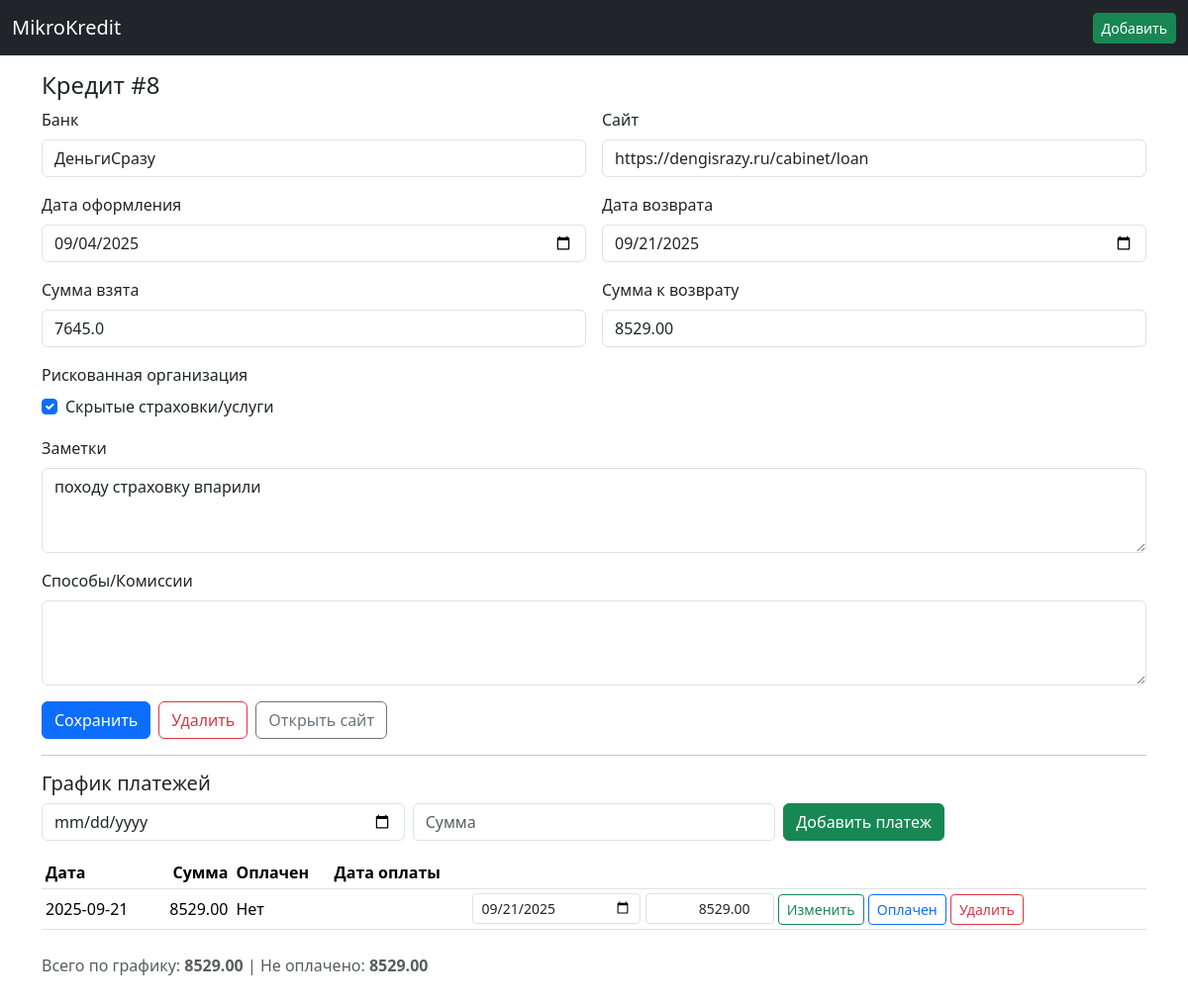
The page /loan/8 on the database its author committed.
### app/models_sa.py (models this page shows)
class Base(DeclarativeBase):
    pass

class LoanORM(Base):
    __tablename__ = "loans"
    id: Mapped[int] = mapped_column(Integer, primary_key=True, autoincrement=True)
    website: Mapped[str] = mapped_column(String, nullable=False)
    loan_date: Mapped[str] = mapped_column(String, nullable=False)  # YYYY-MM-DD
    amount_borrowed: Mapped[float] = mapped_column(Float, nullable=False)
    amount_due: Mapped[float] = mapped_column(Float, nullable=False)
    due_date: Mapped[str] = mapped_column(String, nullable=False)
    risky_org: Mapped[bool] = mapped_column(Integer, default=0, nullable=False)
    notes: Mapped[Optional[str]] = mapped_column(Text, nullable=True)
    payment_methods: Mapped[Optional[str]] = mapped_column(Text, nullable=True)
    reminded_pre_due: Mapped[bool] = mapped_column(Integer, default=0, nullable=False)
    created_at: Mapped[str] = mapped_column(String, nullable=False)
    is_paid: Mapped[bool] = mapped_column(Integer, default=0, nullable=False)
    org_name: Mapped[Optional[str]] = mapped_column(Text, nullable=True)
    installments: Mapped[List["InstallmentORM"]] = relationship(
        back_populates="loan", cascade="all, delete-orphan"
    )

class InstallmentORM(Base):
    __tablename__ = "installments"
    id: Mapped[int] = mapped_column(Integer, primary_key=True, autoincrement=True)
    loan_id: Mapped[int] = mapped_column(ForeignKey("loans.id", ondelete="CASCADE"), nullable=False)
    due_date: Mapped[str] = mapped_column(String, nullable=False)
    amount: Mapped[float] = mapped_column(Float, nullable=False)
    paid: Mapped[bool] = mapped_column(Integer, default=0, nullable=False)
    paid_date: Mapped[Optional[str]] = mapped_column(String, nullable=True)
    created_at: Mapped[str] = mapped_column(String, nullable=False)
    loan: Mapped[LoanORM] = relationship(back_populates="installments")

### web/views.py (the view, shortened to what this page needs)
@bp.route("/loan/new", methods=["GET", "POST"])
@bp.route("/loan/<int:loan_id>", methods=["GET", "POST"])
def loan_edit(loan_id: int | None = None):
    with get_session() as session:
        loan = session.get(LoanORM, loan_id) if loan_id is not None else None
        insts = []
        remaining = 0.0
        total_due = 0.0
        last_date = None
        if loan is not None:
            insts = session.execute(
                select(InstallmentORM).where(InstallmentORM.loan_id == loan.id).order_by(
                    InstallmentORM.due_date.asc(), InstallmentORM.id.asc()
                )
            ).scalars().all()
            remaining = session.execute(
                select(func.coalesce(func.sum(InstallmentORM.amount), 0.0)).where(
                    InstallmentORM.loan_id == loan.id, InstallmentORM.paid == 0
                )
            ).scalar_one()
            total_due = session.execute(
                select(func.coalesce(func.sum(InstallmentORM.amount), 0.0)).where(InstallmentORM.loan_id == loan.id)
            ).scalar_one()
            last_date = session.execute(
                select(func.max(InstallmentORM.due_date)).where(InstallmentORM.loan_id == loan.id)
            ).scalar_one()
        return render_template("loan_edit.html", loan=loan, installments=insts, remaining=remaining, total_due=total_due, last_date=last_date)

### app/db_sa.py (called while the page is built)
@contextmanager
def get_session():
    session = SessionLocal()
    try:
        yield session
        session.commit()
    except Exception:
        session.rollback()
        raise
    finally:
        session.close()

### web/templates/loan_edit.html (shortened to what this page needs)
{% extends 'base.html' %}
{% block content %}
<h4>{{ 'Новый кредит' if not loan else 'Кредит #' ~ loan.id }}</h4>
<form method="post">
  <div class="row g-3">
    <div class="col-md-6">
      <label class="form-label">Банк</label>
      <input name="org_name" class="form-control" value="{{ loan.org_name if loan else '' }}" required>
    </div>
    <div class="col-md-6">
      <label class="form-label">Сайт</label>
      <input name="website" class="form-control" value="{{ loan.website if loan else '' }}" required>
    </div>
    <div class="col-md-6">
      <label class="form-label">Дата оформления</label>
      <input type="date" name="loan_date" class="form-control" value="{{ loan.loan_date if loan else '' }}" required>
    </div>
    <div class="col-md-6">
      <label class="form-label">Дата возврата</label>
      <input type="date" name="due_date" class="form-control" value="{{ loan.due_date if loan else '' }}" required>
    </div>
    <div class="col-md-6">
      <label class="form-label">Сумма взята</label>
      <input type="number" step="0.01" name="amount_borrowed" class="form-control" value="{{ loan.amount_borrowed if loan else '' }}" required>
    </div>
    {% if loan %}
    <div class="col-md-6">
      <label class="form-label">Сумма к возврату</label>
      <input type="number" class="form-control" value="{{ '%.2f'|format(remaining + 0) + '' if false else '%.2f'|format(total_due if total_due is defined else 0) }}" readonly>
    </div>
    {% endif %}
    <div class="col-md-6">
      <label class="form-label">Рискованная организация</label>
      <div class="form-check">
        <input class="form-check-input" type="checkbox" name="risky_org" id="risk" {% if loan and loan.risky_org %}checked{% endif %}>
        <label class="form-check-label" for="risk">Скрытые страховки/услуги</label>
      </div>
    </div>
    <div class="col-12">
      <label class="form-label">Заметки</label>
      <textarea name="notes" class="form-control" rows="3">{{ loan.notes if loan else '' }}</textarea>
    </div>
    <div class="col-12">
      <label class="form-label">Способы/Комиссии</label>
      <textarea name="payment_methods" class="form-control" rows="3">{{ loan.payment_methods if loan else '' }}</textarea>
    </div>
  </div>
  <div class="mt-3 d-flex gap-2">
    <button class="btn btn-primary" type="submit">Сохранить</button>
    {% if loan %}
    <a class="btn btn-outline-danger" href="#" onclick="if(confirm('Удалить кредит?')){ document.getElementById('delete-form').submit(); } return false;">Удалить</a>
    {% endif %}
    {% if loan and loan.website %}
    <a class="btn btn-outline-secondary" href="{{ loan.website if loan.website.startswith('http') else 'https://' ~ loan.website }}" target="_blank">Открыть сайт</a>
    {% endif %}
  </div>
</form>
{% if loan %}
<hr>
<h5>График платежей</h5>
<form class="row g-2" method="post" action="{{ url_for('views.add_inst', loan_id=loan.id) }}">
  <div class="col-md-4">
    <input type="date" name="due_date" class="form-control" required>
  </div>
  <div class="col-md-4">
    <input type="number" step="0.01" name="amount" class="form-control" placeholder="Сумма" required>
  </div>
  <div class="col-md-4">
    <button class="btn btn-success" type="submit">Добавить платеж</button>
  </div>
</form>
<div class="table-responsive mt-3">
<table class="table table-sm align-middle">
  <thead>
    <tr>
      <th>Дата</th>
      <th class="text-end">Сумма</th>
      <th>Оплачен</th>
      <th>Дата оплаты</th>
      <th></th>
    </tr>
  </thead>
  <tbody>
    {% for inst in installments %}
    <tr>
      <td>{{ inst.due_date }}</td>
      <td class="text-end">{{ '%.2f'|format(inst.amount) }}</td>
      <td>{{ 'Да' if inst.paid else 'Нет' }}</td>
      <td>{{ inst.paid_date or '' }}</td>
      <td>
        <form method="post" action="{{ url_for('views.edit_inst', loan_id=loan.id, inst_id=inst.id) }}" class="d-inline">
          <input type="date" name="due_date" value="{{ inst.due_date }}" class="form-control form-control-sm d-inline-block" style="width: 170px;">
          <input type="number" step="0.01" name="amount" value="{{ '%.2f'|format(inst.amount) }}" class="form-control form-control-sm d-inline-block text-end" style="width: 130px;">
          <button class="btn btn-sm btn-outline-success" type="submit">Изменить</button>
        </form>
        <form method="post" action="{{ url_for('views.toggle_inst', loan_id=loan.id, inst_id=inst.id) }}" class="d-inline">
          <button class="btn btn-sm btn-outline-primary" type="submit">{{ 'Сделать не оплачен' if inst.paid else 'Оплачен' }}</button>
        </form>
        <form method="post" action="{{ url_for('views.toggle_inst', loan_id=loan.id, inst_id=inst.id) }}" class="d-inline" onsubmit="return confirm('Удалить платеж?')">
          <button class="btn btn-sm btn-outline-danger" type="submit">Удалить</button>
        </form>
      </td>
    </tr>
    {% endfor %}
  </tbody>
</table>
</div>
<div class="mt-2 text-muted">Всего по графику: <b>{{ '%.2f'|format(total_due if total_due is defined else 0) }}</b> | Не оплачено: <b>{{ '%.2f'|format(remaining) }}</b></div>
{% endif %}
{% endblock %}

### rows shown on the page
LoanORM: id "Кредит #8", org_name "ДеньгиСразу", website "https://dengisrazy.ru/cabinet/loan", loan_date "09/04/2025", due_date "09/21/2025", amount_borrowed "7645.0", risky_org "☑", notes "походу страховку впарили"
InstallmentORM: due_date "2025-09-21", amount "8529.00", paid "Нет", due_date "09/21/2025", paid "Оплачен"

### other values the page prints
{{ '%.2f'|format(total_due if total_due is defined else 0) }} "8529.00"
{{ '%.2f'|format(remaining) }} "8529.00"
